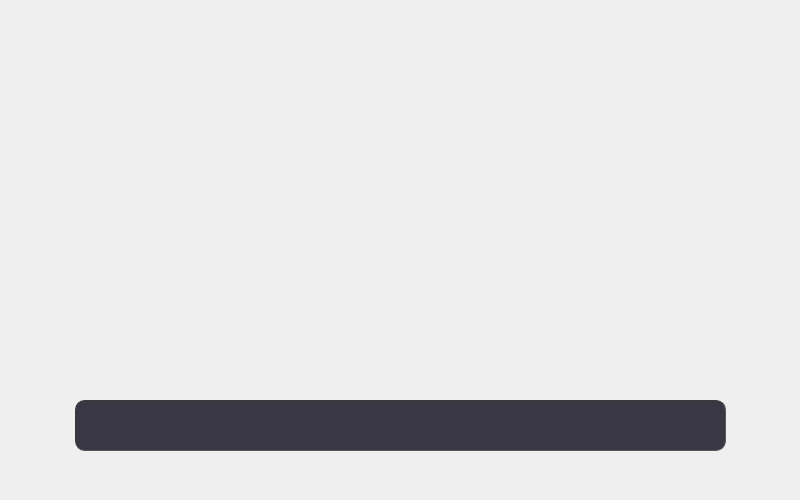
<?xml version="1.0" encoding="UTF-8"?>
<ui version="4.0">
 <class>Form</class>
 <widget class="QWidget" name="Form">
  <property name="geometry">
   <rect>
    <x>0</x>
    <y>0</y>
    <width>800</width>
    <height>500</height>
   </rect>
  </property>
  <property name="sizePolicy">
   <sizepolicy hsizetype="Fixed" vsizetype="Fixed">
    <horstretch>0</horstretch>
    <verstretch>0</verstretch>
   </sizepolicy>
  </property>
  <property name="minimumSize">
   <size>
    <width>800</width>
    <height>500</height>
   </size>
  </property>
  <property name="maximumSize">
   <size>
    <width>800</width>
    <height>500</height>
   </size>
  </property>
  <property name="windowTitle">
   <string>Form</string>
  </property>
  <widget class="QProgressBar" name="progressBar">
   <property name="geometry">
    <rect>
     <x>75</x>
     <y>400</y>
     <width>651</width>
     <height>51</height>
    </rect>
   </property>
   <property name="font">
    <font>
     <family>Segoe UI Variable Small Semibol</family>
     <pointsize>18</pointsize>
     <weight>75</weight>
     <bold>true</bold>
    </font>
   </property>
   <property name="styleSheet">
    <string notr="true">QProgressBar {
	text-align: center;
	color: rgb(240, 240, 240);
	border-width: 1px; 
	border-radius: 10px;
	border-radius: 10px;
	border-color: rgb(58, 58, 58);
	border-style: inset;
	background-color:#393743;
}
QProgressBar::chunk {
	background-color: #0d4e87;
	border-radius: 5px;
}</string>
   </property>
   <property name="maximum">
    <number>100</number>
   </property>
   <property name="value">
    <number>0</number>
   </property>
   <property name="alignment">
    <set>Qt::AlignCenter</set>
   </property>
   <property name="textVisible">
    <bool>true</bool>
   </property>
   <property name="format">
    <string/>
   </property>
  </widget>
  <widget class="QLabel" name="info_label">
   <property name="geometry">
    <rect>
     <x>125</x>
     <y>400</y>
     <width>551</width>
     <height>51</height>
    </rect>
   </property>
   <property name="font">
    <font>
     <family>Segoe UI Variable Small Semibol</family>
     <pointsize>16</pointsize>
     <weight>75</weight>
     <bold>true</bold>
    </font>
   </property>
   <property name="styleSheet">
    <string notr="true">color: rgb(240, 240, 240);</string>
   </property>
   <property name="text">
    <string> </string>
   </property>
   <property name="alignment">
    <set>Qt::AlignCenter</set>
   </property>
   <property name="textInteractionFlags">
    <set>Qt::NoTextInteraction</set>
   </property>
  </widget>
 </widget>
 <resources/>
 <connections/>
</ui>
